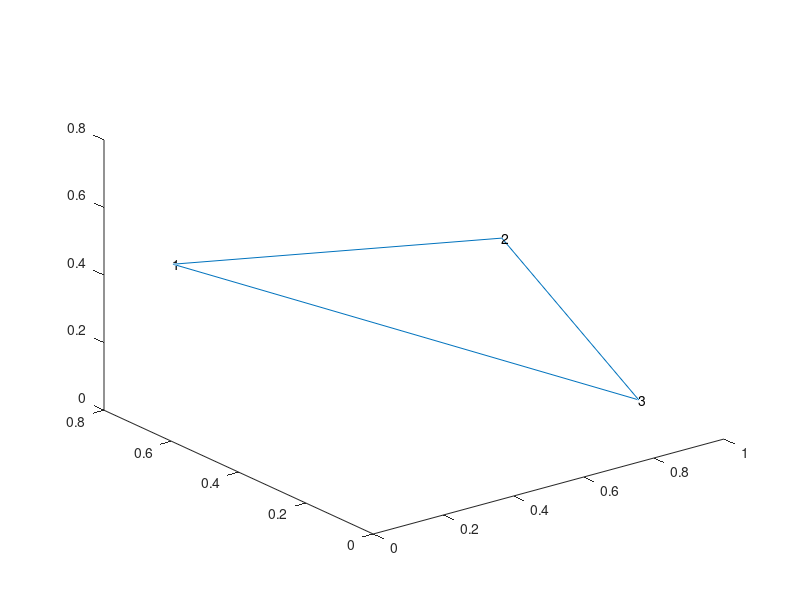

Reproduce this figure in MATLAB. (Note: this script raises an error after producing the figure.)
x=rand(1,3);
% x=x(end:-1:1);
y=rand(1,3);
% y=y(end:-1:1);
z=rand(1,3);
close all;
figure(1);hold on; view(3)
line([x x(1)],[y y(1)],[z z(1)]);
s=1:3;
s=num2str(s');
text(x,y,z,s);
nv=norm_vector([x' y' z']);
dot(nv,nv)
nv=repmat(nv',1,3);
quiver3(x,y,z,nv(1,:),nv(2,:),nv(3,:),'k'); 
% C=[x' y'];
% ngp=2;
%  [w,gp]   = gauss(ngp);
%  for m=1:ngp
%      for j=1:ngp
%             psi   = gp(j);
%             eta   = gp(m);
%             [~,J]=BmatHeat2D(eta,psi,C)
%      end
%  end
 
 function nv=norm_vector(C)
    m1=C(2,:)-C(3,:);
    m2=C(2,:)-C(1,:);
    avec=cross(m1,m2);
    nv=avec/dot(avec,avec,2).^(1/2);
    disp('is vertical')
    dot(m1,nv)
end